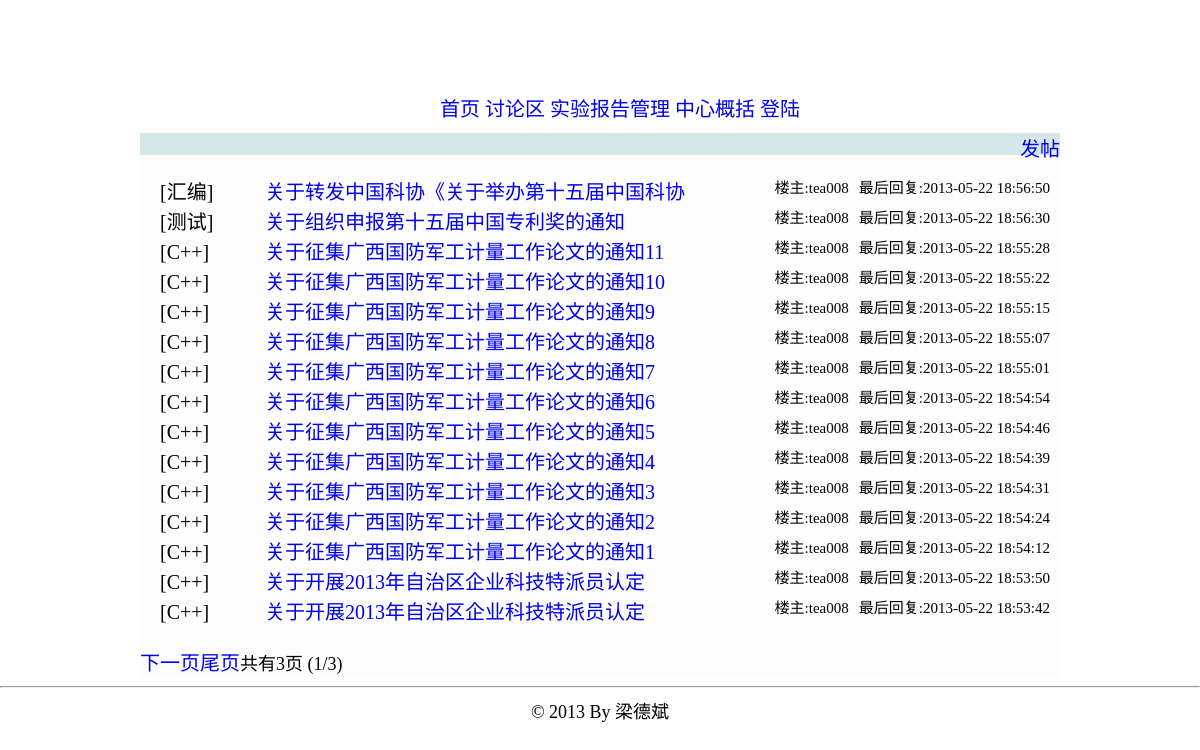
The app's page /bbs.php with its own data.
### tables this page shows
CREATE TABLE `topic` (
  `post_id` int(11) NOT NULL AUTO_INCREMENT,
  `sort` varchar(4) DEFAULT NULL,
  `title` varchar(80) NOT NULL,
  `author` varchar(12) DEFAULT NULL,
  `body` varchar(1000) NOT NULL,
  `post_time` datetime DEFAULT NULL,
  `last_floor` int(11) DEFAULT NULL,
  `last_reply_time` datetime DEFAULT NULL,
  `visible` tinyint(4) DEFAULT NULL,
  `enable_post` tinyint(4) DEFAULT NULL,
  `top` tinyint(4) DEFAULT NULL,
  PRIMARY KEY (`post_id`)
);

CREATE TABLE `sort` (
  `id` int(11) NOT NULL AUTO_INCREMENT,
  `name` varchar(10) DEFAULT NULL,
  PRIMARY KEY (`id`)
);

### bbs.php (the view, shortened to what this page needs)
<!DOCTYPE html PUBLIC "-//W3C//DTD XHTML 1.0 Transitional//EN" "http://www.w3.org/TR/xhtml1/DTD/xhtml1-transitional.dtd">
<html>
<head>
<link rel="stylesheet" type="text/css" href="./static/css/global.css"></link>
</head>
<?php
$conn = mysql_connect ( DB_HOST, DB_USER, DB_PASSWORD ) or die ( "连接失败:" . mysql_error () );
?>
<div style="background-image:url(./static/image/topback.jpg);width:1024px;height:80px;margin-left: auto; margin-right: auto;"></div>
<div class="sep3"></div>
<div
	style="margin-left: auto; margin-right: auto; min-width: 960px; text-align: center;">
	<ul class="heng" style="margin-top:10px;margin-bottom:5px;">
		<li><a href="./index.php">首页</a></li>
		<li><a href="./bbs.php">讨论区</a></li>
		<li><a href="./report.php">实验报告管理</a></li>
			<li><a href="./about_center.php">中心概括</a></li>
			<?php
			if (! isset ( $_SESSION ['user'] ) || NULL == $_SESSION ['user']) {
				echo "<li><a href='./login.php'>登陆</a></li>";
			} else {
				echo "<li><a href='./login.php?action=logout'>退出</a></li>";
			}
			?>
		</ul>
</div>
<div id='topMain'>
<?php
if (isset ( $_REQUEST ['topic'] )) {
	echo "<span style='height:30px;'>";
	echo "<a href=./bbs.php style=''>首页</a>";
	echo "</span>";
	$post_id = $_REQUEST ['topic'];
	$queryStr = sprintf ( "select  *  from topic,sort where post_id='%s' and topic.sort=sort.id", $post_id );
	$result = mysql_query ( $queryStr, $conn ) or die ( "查询失败:" . mysql_error () );
	if ($rel = mysql_fetch_array ( $result )) {
		echo "<span>>{$rel['name']}</span><br />";
		echo "<span class=post_title>{$rel['title']}</span>";
		echo "<br /><span style='font-size:16px;'>By {$rel['author']}</span>";
		echo "<span style='margin-left:50px;'>发表时间:{$rel['post_time']}<span>";
		echo '<hr />';
		echo '<div class=sep10></div>';
		echo '<pre>';
		echo htmlspecialchars(stripslashes($rel ['body']));
		echo '</pre>';
		echo '<hr />';
		$page_size = 10;
		if (isset ( $_GET ['reply_page'] )) {
			$reply_page = intval ( $_GET ['reply_page'] );
		}
		else {
			$reply_page = 1;
		}
		$queryStr = sprintf ( "select  count(reply_id)  from reply where post_id='%s'", $post_id );
		$result2 = mysql_query ( $queryStr, $conn ) or die ( "查询失败:" . mysql_error () );
		$rel2 = mysql_fetch_array ( $result2 );
		$numrows = $rel2 [0];
		$reply_pages = intval ( $numrows / $page_size );
		if ($numrows % $page_size) {
			$reply_pages ++;
		}
		$prev = $reply_page - 1;
		$next = $reply_page + 1;
		$offset = $page_size * ($reply_page - 1);
		$queryStr = sprintf ( "select  *  from reply where post_id='%s'  order by floor asc limit %s,%s", $post_id, $offset, $page_size );
		$result3 = mysql_query ( $queryStr, $conn ) or die ( "查询失败:" . mysql_error () );
		if ($rel3 = mysql_fetch_array ( $result3 )) {
			do {
				echo '<div class=bg_color></div>';
				echo "<div class=author>";
				echo "<span >By {$rel3['author']}&nbsp&nbsp&nbsp&nbsp</span>";
				echo "<span >发表时间:{$rel3['reply_time']}&nbsp&nbsp&nbsp&nbsp<span>";
				echo "<span style='float:right;'>{$rel3['floor']}楼<span>";
				echo "</div>";
				echo "<pre>";
				echo htmlspecialchars(stripslashes($rel3['body']));
				echo "</pre>";
			} while ( $rel3 = mysql_fetch_array ( $result3 ) );
			echo '<br />';
			if ($reply_page > 1) {
				echo "<a href=./bbs.php?topic={$post_id}&reply_page=1>首页</a>";
				echo "<a href=./bbs.php?topic={$post_id}&reply_page={$prev}>上一页</a>";
			}
			if ($reply_page < $reply_pages) {
				echo "<a href=./bbs.php?topic={$post_id}&reply_page={$next}>下一页</a>";
				echo "<a href=./bbs.php?topic={$post_id}&reply_page={$reply_pages}>尾页</a>";
			}
			echo "共有{$reply_pages}页 ({$reply_page}/{$reply_pages})";
		} else {
		}
		echo '<div class=bg_color></div>';
		echo '<br />回复楼主<br />';
		echo "<form method='get' action='./bbs/post_deal.php'>";
		echo "<textarea name=reply_body cols=87 rows=5 style='width:720;height:80;'></textarea>";
		echo '<br />';
		echo "<input type=hidden name=action value=reply_post></input>";
		echo "<input type=hidden name=post_id value={$post_id}></input>";
		echo "<input class=button type=submit value=回帖></input>";
		echo '</form>';
	}
	else {
		echo '<br /><br />帖子不存在';
	}
}
else {
	echo "<span style='float:right;'><a href=./bbs/post.php?action=new_post>发帖</a></span>";
	echo "<div class=bg_color></div>";
	$page_size = 15;
	if (isset ( $_GET ['page'] )) {
		$page = intval ( $_GET ['page'] );
	}
	else {
		$page = 1;
	}
	$queryStr = sprintf ( "select  count(post_id)  from topic" );
	$result = mysql_query ( $queryStr, $conn ) or die ( "查询失败:" . mysql_error () );
	$rel = mysql_fetch_array ( $result );
	$numrows = $rel [0];
	$pages = intval ( $numrows / $page_size );
	if ($numrows % $page_size) {
		$pages ++;
	}
	$next = $page + 1;
	$offset = $page_size * ($page - 1);
	$queryStr = sprintf ( "select  post_id,sort,title,author,post_time,last_reply_time,last_floor,name  from topic,sort where visible='0' and topic.sort=sort.id  order by last_reply_time desc limit %s,%s", $offset, $page_size );
	$result = mysql_query ( $queryStr, $conn ) or die ( "查询失败:" . mysql_error () );
	if ($rel = mysql_fetch_array ( $result )) {
		echo '<br />';
		do {
			echo "<div style='min-height:30px;'>";
			echo "<span class='title' style='margin-left:20px;'><span style='display:inline-block;width:100px;'>[{$rel['name']}]</span>&nbsp<a href=./bbs.php?topic={$rel['post_id']}>";
            echo mb_substr($rel['title'], 0,21,'utf-8');
            echo "</a></span>";
			echo "<span style='float:right;font-size:15px;margin-right:10px'>最后回复:{$rel['last_reply_time']}</span>";
			echo "<span style='float:right;font-size:15px;margin-right:10px'>楼主:{$rel['author']}</span>";
			echo '</div>';
		} while ( $rel = mysql_fetch_array ( $result ) );
	} else {
		echo '暂时还没有帖子';
	}
	echo '<br />';
	echo "<div style='height:30px;'>";
	if ($page < $pages) {
		echo "<a href=./bbs.php?page={$next}>下一页</a>";
		echo "<a href=./bbs.php?page={$pages}>尾页</a>";
	}
	echo "共有{$pages}页 ({$page}/{$pages})";
	echo "</div>";
}
?>
</div>
<div style="clear: both; text-align: center;">
	<hr />
	© 2013 By 梁德斌
</div>
</html>

### static/css/global.css (style rules this page uses)
#topMain { width: 920px; height: 40px; text-align: left; margin-left: auto; margin-right: auto; margin-bottom: 0px; margin-top: 0px; height:auto; background-color:rgb(253,253,253); }
a { text-decoration:none; }
.sep3 { height: 3px; }
.title { font-size:20px; }
a { font-size:20px; }
.bg_color { height:22px; background-color:rgb(213, 231, 233); }
ul { font-size:20px; }
ul li { min-height:30px; }
.heng li { display:inline; // min-height:35px; }
.heng { min-height:35px; }

### records on screen
topic: sort.name "汇编", title "关于转发中国科协《关于举办第十五届中国科协", last_reply_time "2013-05-22 18:56:50", author "tea008"
topic: sort.name "测试", title "关于组织申报第十五届中国专利奖的通知", last_reply_time "2013-05-22 18:56:30", author "tea008"
topic: sort.name "C++", title "关于征集广西国防军工计量工作论文的通知11", last_reply_time "2013-05-22 18:55:28", author "tea008"
topic: sort.name "C++", title "关于征集广西国防军工计量工作论文的通知10", last_reply_time "2013-05-22 18:55:22", author "tea008"
topic: sort.name "C++", title "关于征集广西国防军工计量工作论文的通知9", last_reply_time "2013-05-22 18:55:15", author "tea008"
topic: sort.name "C++", title "关于征集广西国防军工计量工作论文的通知8", last_reply_time "2013-05-22 18:55:07", author "tea008"
topic: sort.name "C++", title "关于征集广西国防军工计量工作论文的通知7", last_reply_time "2013-05-22 18:55:01", author "tea008"
topic: sort.name "C++", title "关于征集广西国防军工计量工作论文的通知6", last_reply_time "2013-05-22 18:54:54", author "tea008"
topic: sort.name "C++", title "关于征集广西国防军工计量工作论文的通知5", last_reply_time "2013-05-22 18:54:46", author "tea008"
topic: sort.name "C++", title "关于征集广西国防军工计量工作论文的通知4", last_reply_time "2013-05-22 18:54:39", author "tea008"
topic: sort.name "C++", title "关于征集广西国防军工计量工作论文的通知3", last_reply_time "2013-05-22 18:54:31", author "tea008"
topic: sort.name "C++", title "关于征集广西国防军工计量工作论文的通知2", last_reply_time "2013-05-22 18:54:24", author "tea008"
topic: sort.name "C++", title "关于征集广西国防军工计量工作论文的通知1", last_reply_time "2013-05-22 18:54:12", author "tea008"
topic: sort.name "C++", title "关于开展2013年自治区企业科技特派员认定", last_reply_time "2013-05-22 18:53:50", author "tea008"
topic: sort.name "C++", title "关于开展2013年自治区企业科技特派员认定", last_reply_time "2013-05-22 18:53:42", author "tea008"

### other values on screen
$pages "3"
$page "1"
